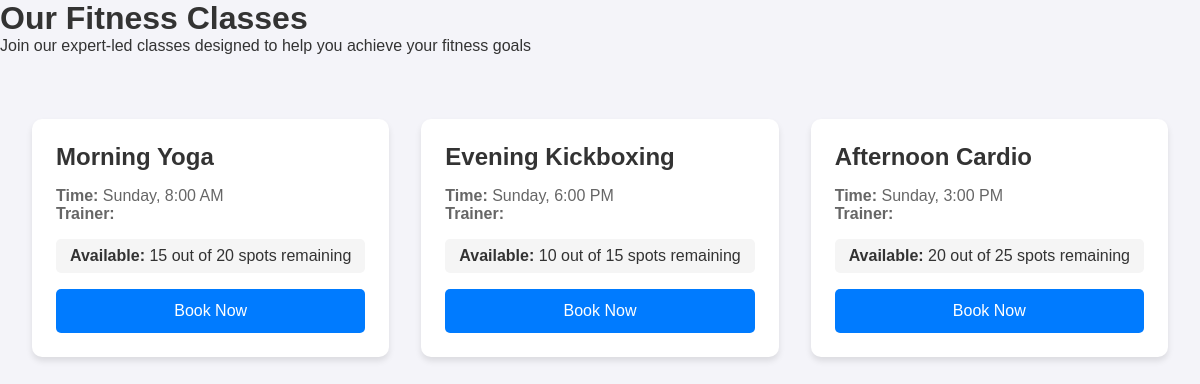
The app's page /auth/classes.php with its own data.
### tables this page shows
CREATE TABLE Classes (
    class_id INT PRIMARY KEY AUTO_INCREMENT,
    class_name VARCHAR(50) NOT NULL,
    trainer_id INT NOT NULL,
    image_id INT,  
    schedule_time DATETIME NOT NULL,
    max_slots INT NOT NULL,
    available_slots INT NOT NULL,
    FOREIGN KEY (trainer_id) REFERENCES Trainers(trainer_id),
    FOREIGN KEY (image_id) REFERENCES Images(image_id)
);

### api/fetch_data.php (called while the page is built, shortened)
<?php
include '../db_connect.php';
function fetchAll($table) {
    global $conn;
    $query = "SELECT * FROM $table";
    $result = mysqli_query($conn, $query);
    return mysqli_fetch_all($result, MYSQLI_ASSOC);
}
?>

### auth/classes.php (the view, shortened to what this page needs)
<?php
include '../api/fetch_data.php';
$classes = fetchAll('classes');
?>
<!DOCTYPE html>
<html lang="en">
<head>
    <link rel="stylesheet" href="HeroCSS.css">
</head>
<body>
    <header>
        <h1>Our Fitness Classes</h1>
        <p>Join our expert-led classes designed to help you achieve your fitness goals</p>
    </header>
    <main class="classes-container">
        <div class="classes-grid">
            <?php foreach ($classes as $class): ?>
                <div class="class-card">
                    <div class="class-content">
                        <h2 class="class-title"><?= htmlspecialchars($class['class_name']); ?></h2>
                        <div class="class-info">
                            <p><strong>Time:</strong> <?= date('l, g:i A', strtotime($class['schedule_time'])); ?></p>
                            <p><strong>Trainer:</strong> <?= htmlspecialchars($class['trainer_name']); ?></p>
                        </div>
                        <div class="availability">
                            <?php
                            $availablePercentage = ($class['available_slots'] / $class['max_slots']) * 100;
                            $availabilityStatus = $availablePercentage > 20 ? 'Available' : 'Limited Spots';
                            ?>
                            <p><strong><?= $availabilityStatus ?>:</strong>
                               <?= $class['available_slots'] ?> out of <?= $class['max_slots'] ?> spots remaining</p>
                        </div>
                        <a href="booking.php?class_id=<?= $class['class_id'] ?>" class="booking-button">
                            Book Now
                        </a>
                    </div>
                </div>
            <?php endforeach; ?>
        </div>
    </main>
</body>
</html>

### HeroCSS.css (style rules this page uses)
* { margin: 0; padding: 0; box-sizing: border-box; }
body { font-family: 'Poppins', sans-serif; background-color: #f4f4f9; color: #333; }

### auth/classes.php (style rules this page uses)
.classes-container { max-width: 1200px; margin: 0 auto; padding: 2rem; }
.classes-grid { display: grid; grid-template-columns: repeat(auto-fit, minmax(300px, 1fr)); gap: 2rem; margin-top: 2rem; }
.class-card { background: white; border-radius: 10px; box-shadow: 0 4px 6px rgba(0, 0, 0, 0.1); overflow: hidden; transition: transform 0.3s ease; }
.class-content { padding: 1.5rem; }
.class-title { font-size: 1.5rem; margin-bottom: 1rem; color: #333; }
.class-info { margin-bottom: 0.5rem; color: #666; }
.availability { margin-top: 1rem; padding: 0.5rem; background: #f5f5f5; border-radius: 5px; text-align: center; }
.booking-button { display: block; width: 100%; padding: 0.8rem; margin-top: 1rem; background: #007bff; color: white; text-align: center; text-decoration: none; border-radius: 5px; transition: background 0.3s ease; }

### records on screen
classes: class_name "Morning Yoga", schedule_time "Sunday, 8:00 AM", availabilityStatus "Available", available_slots "15", max_slots "20"
classes: class_name "Evening Kickboxing", schedule_time "Sunday, 6:00 PM", availabilityStatus "Available", available_slots "10", max_slots "15"
classes: class_name "Afternoon Cardio", schedule_time "Sunday, 3:00 PM", availabilityStatus "Available", available_slots "20", max_slots "25"
